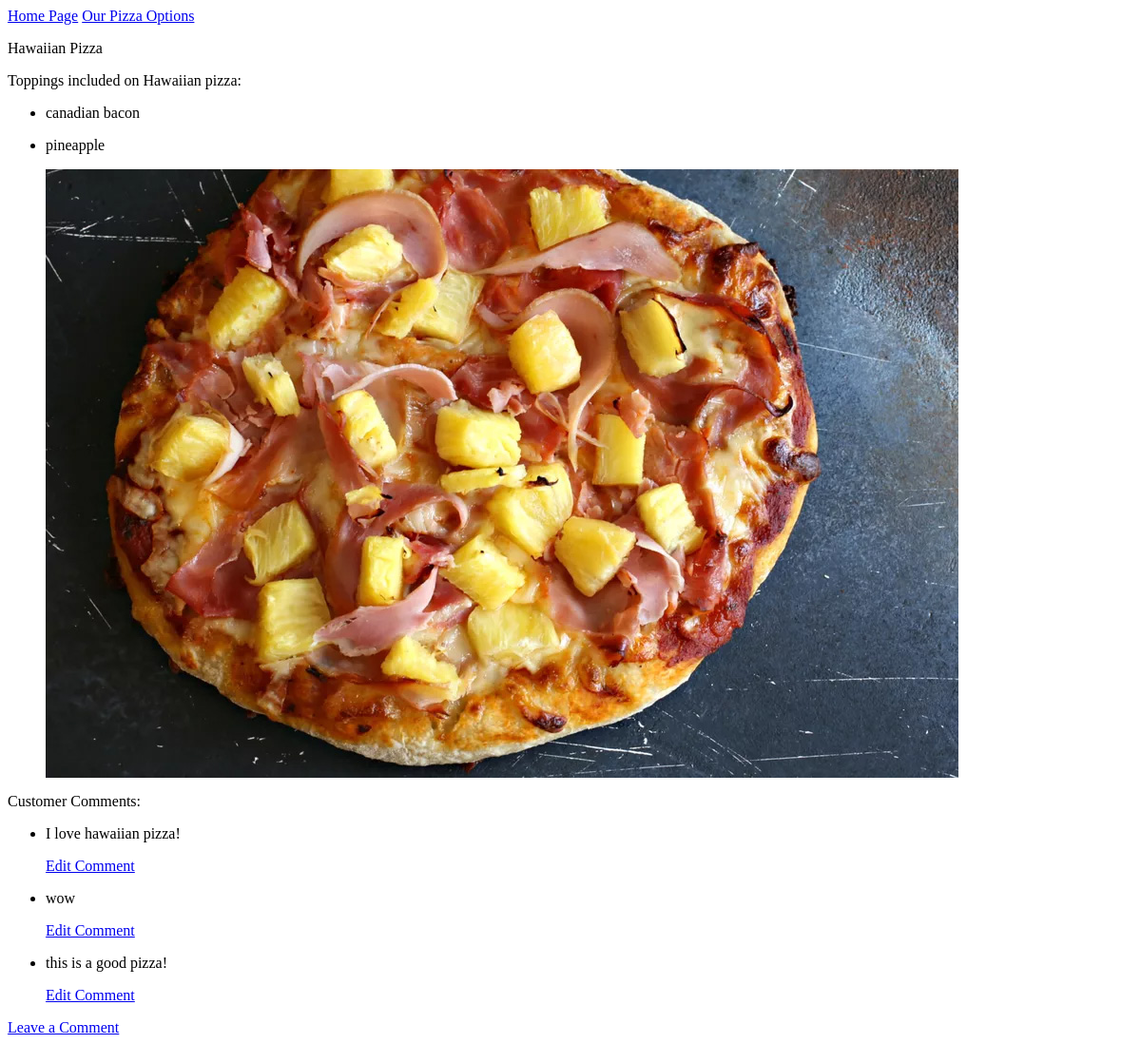
The app's page /pizzas/1/, older data.
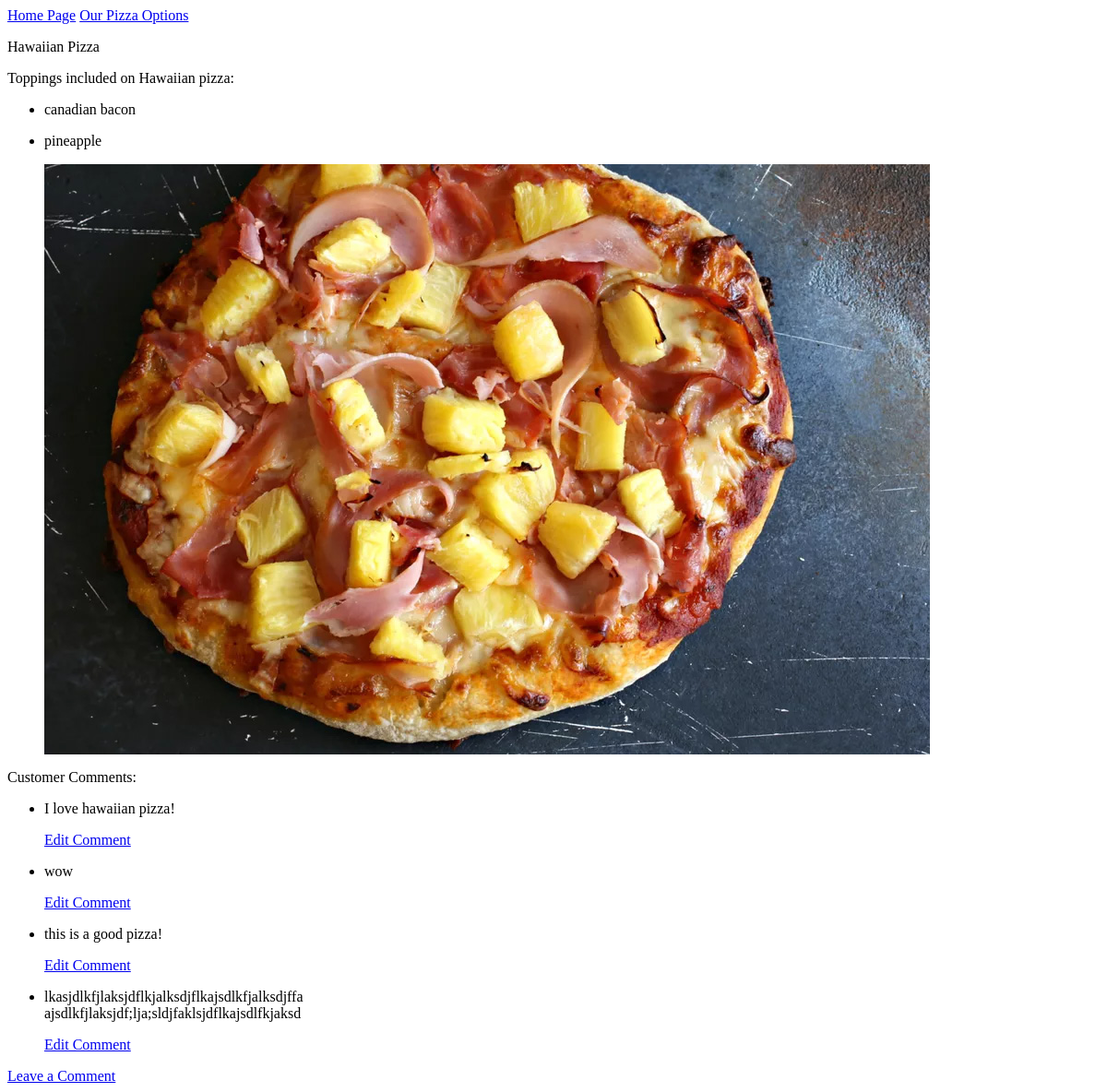
The same page, newer data.
### pizza/models.py (models this page shows, shortened)
class Topping(models.Model):
    pizza = models.ForeignKey(Pizza, on_delete=models.CASCADE)
    name = models.TextField()
    date_added = models.DateTimeField(auto_now_add=True)
    class Meta:
        verbose_name_plural = 'toppings'

class Comments(models.Model):
    pizza = models.ForeignKey(Pizza, on_delete=models.CASCADE)
    comment = models.CharField(max_length=200)
    def __str__(self):
        return self.comment

### pizza/views.py (the view)
# urls.py: path('', include('pizza.urls')),
def pizza(request, pizza_id):
    pizza = Pizza.objects.get(id=pizza_id)
    toppings = pizza.topping_set.all()
    comments = pizza.comments_set.all()
    context = {'pizza':pizza, 'toppings':toppings, 'comments':comments}
    return render(request, 'pizza/pizza.html', context)

### pizza/models.py (called while the page is built)
    def __str__(self):
        return self.name

### pizza/templates/pizza/pizza.html
{% extends "pizza/base.html" %}
{% load static %}
{% block content %}
<p>{{pizza}} Pizza</p>
<p>Toppings included on {{pizza}} pizza:</p>
<ul>
    {%for topping in toppings %}
    <li>
        <p>{{topping.name|linebreaks }}</p>
    </li>
    {% empty %}
    <li>There are no listed toppings for this pizza.</li>
    {% endfor %}
    {% if pizza.id == 1 %}
    <img src="{% static 'pizza/images/hawaiian2.jpg'%}">
    {% else %}
    <img src="{% static 'pizza/images/meatlovers.jpg'%}">
    {% endif %}
</ul>
<p>Customer Comments:</p>
<ul>
    {% for comment in comments %}
    <li>
        <p>{{comment|linebreaks}}</p>
        <p>
            <a href="{% url 'pizza:edit_comment' comment_id %}">Edit Comment</a>
        </p>
    </li>
    {% empty %}
    <li>No customer comments</li>
    {% endfor %}
</ul>
<a href="{% url 'pizza:new_comment' pizza.id %}">Leave a Comment</a>
{% endblock content %}

Row changes from the older to the newer data that the page shows:
added Comments: comment "lkasjdlkfjlaksjdflkjalksdjflkajsdlkfjalksdjffa ajsdlkfjlaksjdf;lja;sldjfaklsjdflkajsdlfkjaksd"
